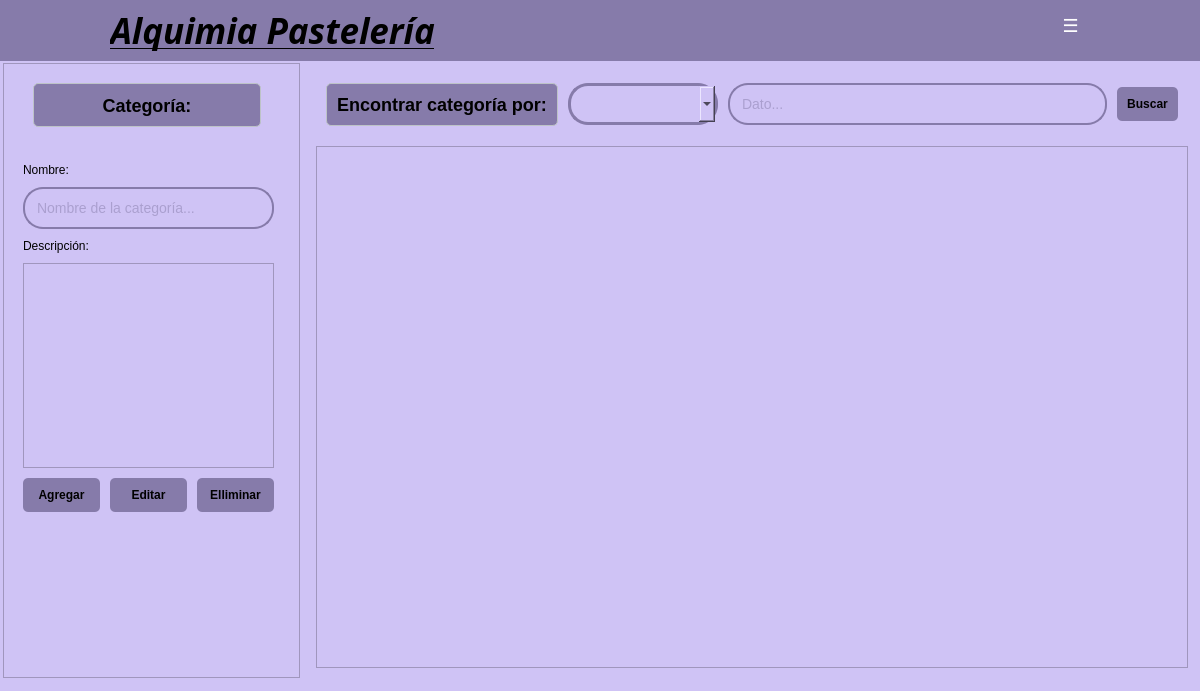
<?xml version="1.0" encoding="UTF-8"?>
<ui version="4.0">
 <class>Form</class>
 <widget class="QWidget" name="Form">
  <property name="geometry">
   <rect>
    <x>0</x>
    <y>0</y>
    <width>1200</width>
    <height>691</height>
   </rect>
  </property>
  <property name="windowTitle">
   <string>Form</string>
  </property>
  <widget class="QWidget" name="widget" native="true">
   <property name="geometry">
    <rect>
     <x>0</x>
     <y>0</y>
     <width>1201</width>
     <height>691</height>
    </rect>
   </property>
   <property name="styleSheet">
    <string notr="true">background-color: #CFC3F5;</string>
   </property>
   <widget class="QWidget" name="horizontalLayoutWidget_2">
    <property name="geometry">
     <rect>
      <x>0</x>
      <y>60</y>
      <width>1201</width>
      <height>621</height>
     </rect>
    </property>
    <layout class="QHBoxLayout" name="horizontalLayout_2" stretch="0,3">
     <property name="spacing">
      <number>6</number>
     </property>
     <property name="leftMargin">
      <number>3</number>
     </property>
     <property name="topMargin">
      <number>3</number>
     </property>
     <property name="rightMargin">
      <number>3</number>
     </property>
     <property name="bottomMargin">
      <number>3</number>
     </property>
     <item>
      <widget class="QFrame" name="frame">
       <property name="sizePolicy">
        <sizepolicy hsizetype="Preferred" vsizetype="Preferred">
         <horstretch>1</horstretch>
         <verstretch>1</verstretch>
        </sizepolicy>
       </property>
       <property name="frameShape">
        <enum>QFrame::StyledPanel</enum>
       </property>
       <property name="frameShadow">
        <enum>QFrame::Raised</enum>
       </property>
       <widget class="QLabel" name="tituloEmpleado">
        <property name="geometry">
         <rect>
          <x>30</x>
          <y>20</y>
          <width>228</width>
          <height>44</height>
         </rect>
        </property>
        <property name="sizePolicy">
         <sizepolicy hsizetype="Fixed" vsizetype="Fixed">
          <horstretch>0</horstretch>
          <verstretch>0</verstretch>
         </sizepolicy>
        </property>
        <property name="styleSheet">
         <string notr="true">QLabel {
    color: #000000;
    font-size: 18px;
    font-weight: bold;
    padding: 10px;
    background-color: #867BAA;
    border-radius: 5px;
    border: 1px solid #bdc3c7;
}</string>
        </property>
        <property name="frameShape">
         <enum>QFrame::NoFrame</enum>
        </property>
        <property name="text">
         <string>Categoría:</string>
        </property>
        <property name="alignment">
         <set>Qt::AlignCenter</set>
        </property>
       </widget>
       <widget class="QWidget" name="verticalLayoutWidget_2">
        <property name="geometry">
         <rect>
          <x>10</x>
          <y>90</y>
          <width>271</width>
          <height>369</height>
         </rect>
        </property>
        <layout class="QVBoxLayout" name="verticalLayout" stretch="0,0,0,0,0">
         <property name="spacing">
          <number>10</number>
         </property>
         <property name="leftMargin">
          <number>10</number>
         </property>
         <property name="topMargin">
          <number>10</number>
         </property>
         <property name="rightMargin">
          <number>10</number>
         </property>
         <property name="bottomMargin">
          <number>10</number>
         </property>
         <item>
          <widget class="QLabel" name="labelNombre">
           <property name="sizePolicy">
            <sizepolicy hsizetype="Expanding" vsizetype="Fixed">
             <horstretch>0</horstretch>
             <verstretch>0</verstretch>
            </sizepolicy>
           </property>
           <property name="styleSheet">
            <string notr="true">color: rgb(0, 0, 0);</string>
           </property>
           <property name="text">
            <string>Nombre:</string>
           </property>
          </widget>
         </item>
         <item>
          <widget class="QLineEdit" name="lineNombre">
           <property name="minimumSize">
            <size>
             <width>40</width>
             <height>0</height>
            </size>
           </property>
           <property name="styleSheet">
            <string notr="true">QLineEdit {
    padding: 10px;
    border: 2px solid #867BAA;
    border-radius: 20px;
    font-size: 14px;
	color: rgb(134, 123, 170);
}</string>
           </property>
           <property name="text">
            <string/>
           </property>
           <property name="placeholderText">
            <string>Nombre de la categoría...</string>
           </property>
          </widget>
         </item>
         <item>
          <widget class="QLabel" name="label">
           <property name="sizePolicy">
            <sizepolicy hsizetype="Expanding" vsizetype="Fixed">
             <horstretch>0</horstretch>
             <verstretch>0</verstretch>
            </sizepolicy>
           </property>
           <property name="styleSheet">
            <string notr="true">color: rgb(0, 0, 0);</string>
           </property>
           <property name="text">
            <string>Descripción:</string>
           </property>
          </widget>
         </item>
         <item>
          <widget class="QTextEdit" name="txtDescripcion"/>
         </item>
         <item>
          <layout class="QHBoxLayout" name="horizontalLayout_3">
           <property name="spacing">
            <number>10</number>
           </property>
           <property name="sizeConstraint">
            <enum>QLayout::SetDefaultConstraint</enum>
           </property>
           <property name="leftMargin">
            <number>0</number>
           </property>
           <property name="topMargin">
            <number>0</number>
           </property>
           <property name="rightMargin">
            <number>0</number>
           </property>
           <property name="bottomMargin">
            <number>0</number>
           </property>
           <item>
            <widget class="QPushButton" name="btnAgregar">
             <property name="styleSheet">
              <string notr="true">QPushButton {
    background-color: #867BAA;
    color: black;
    padding: 10px;
    border: none;
    border-radius: 5px;
    font-weight: bold;
}
QPushButton:hover {
    background-color: #BDB1E2;
}</string>
             </property>
             <property name="text">
              <string>Agregar</string>
             </property>
            </widget>
           </item>
           <item>
            <widget class="QPushButton" name="btnEditar">
             <property name="styleSheet">
              <string notr="true">QPushButton {
    background-color: #867BAA;
    color: black;
    padding: 10px;
    border: none;
    border-radius: 5px;
    font-weight: bold;
}
QPushButton:hover {
    background-color: #BDB1E2;
}</string>
             </property>
             <property name="text">
              <string>Editar</string>
             </property>
            </widget>
           </item>
           <item>
            <widget class="QPushButton" name="btnEliminar">
             <property name="styleSheet">
              <string notr="true">QPushButton {
    background-color: #867BAA;
    color: black;
    padding: 10px;
    border: none;
    border-radius: 5px;
    font-weight: bold;
}
QPushButton:hover {
    background-color: #BDB1E2;
}</string>
             </property>
             <property name="text">
              <string>Elliminar</string>
             </property>
            </widget>
           </item>
          </layout>
         </item>
        </layout>
       </widget>
       <widget class="QLabel" name="labelInformacion">
        <property name="geometry">
         <rect>
          <x>10</x>
          <y>460</y>
          <width>251</width>
          <height>31</height>
         </rect>
        </property>
        <property name="sizePolicy">
         <sizepolicy hsizetype="Expanding" vsizetype="Fixed">
          <horstretch>0</horstretch>
          <verstretch>0</verstretch>
         </sizepolicy>
        </property>
        <property name="styleSheet">
         <string notr="true">color: rgb(0, 0, 0);</string>
        </property>
        <property name="text">
         <string/>
        </property>
       </widget>
      </widget>
     </item>
     <item>
      <layout class="QVBoxLayout" name="verticalLayoutRight_2" stretch="0,0">
       <property name="spacing">
        <number>10</number>
       </property>
       <property name="leftMargin">
        <number>10</number>
       </property>
       <property name="topMargin">
        <number>10</number>
       </property>
       <property name="rightMargin">
        <number>10</number>
       </property>
       <property name="bottomMargin">
        <number>10</number>
       </property>
       <item>
        <layout class="QHBoxLayout" name="horizontalLayout">
         <property name="spacing">
          <number>10</number>
         </property>
         <property name="leftMargin">
          <number>10</number>
         </property>
         <property name="topMargin">
          <number>10</number>
         </property>
         <property name="rightMargin">
          <number>10</number>
         </property>
         <property name="bottomMargin">
          <number>10</number>
         </property>
         <item>
          <widget class="QLabel" name="labelEncontrar">
           <property name="sizePolicy">
            <sizepolicy hsizetype="Fixed" vsizetype="Fixed">
             <horstretch>0</horstretch>
             <verstretch>0</verstretch>
            </sizepolicy>
           </property>
           <property name="styleSheet">
            <string notr="true">QLabel {
    color: #000000;
    font-size: 18px;
    font-weight: bold;
    padding: 10px;
    background-color: #867BAA;
    border-radius: 5px;
    border: 1px solid #bdc3c7;
}</string>
           </property>
           <property name="text">
            <string>Encontrar categoría por:</string>
           </property>
           <property name="alignment">
            <set>Qt::AlignCenter</set>
           </property>
          </widget>
         </item>
         <item>
          <widget class="QComboBox" name="comboCategorias">
           <property name="sizePolicy">
            <sizepolicy hsizetype="Fixed" vsizetype="Fixed">
             <horstretch>0</horstretch>
             <verstretch>0</verstretch>
            </sizepolicy>
           </property>
           <property name="minimumSize">
            <size>
             <width>150</width>
             <height>0</height>
            </size>
           </property>
           <property name="styleSheet">
            <string notr="true">QComboBox {
    padding: 10px;
    border: 3px solid #867BAA;
    border-radius: 20px;
}
</string>
           </property>
          </widget>
         </item>
         <item>
          <widget class="QLineEdit" name="lineDato">
           <property name="minimumSize">
            <size>
             <width>40</width>
             <height>0</height>
            </size>
           </property>
           <property name="styleSheet">
            <string notr="true">QLineEdit {
    padding: 10px;
    border: 2px solid #867BAA;
    border-radius: 20px;
    font-size: 14px;
	color: rgb(134, 123, 170);
}</string>
           </property>
           <property name="placeholderText">
            <string>Dato...</string>
           </property>
          </widget>
         </item>
         <item>
          <widget class="QPushButton" name="btnBuscar">
           <property name="styleSheet">
            <string notr="true">QPushButton {
    background-color: #867BAA;
    color: black;
    padding: 10px;
    border: none;
    border-radius: 5px;
    font-weight: bold;
}
QPushButton:hover {
    background-color: #BDB1E2;
}</string>
           </property>
           <property name="text">
            <string>Buscar</string>
           </property>
          </widget>
         </item>
        </layout>
       </item>
       <item>
        <widget class="QTableView" name="tableView">
         <property name="cursor" stdset="0">
          <cursorShape>PointingHandCursor</cursorShape>
         </property>
         <property name="dragEnabled">
          <bool>false</bool>
         </property>
         <property name="dragDropMode">
          <enum>QAbstractItemView::DragDrop</enum>
         </property>
         <property name="alternatingRowColors">
          <bool>true</bool>
         </property>
         <property name="selectionMode">
          <enum>QAbstractItemView::SingleSelection</enum>
         </property>
         <property name="selectionBehavior">
          <enum>QAbstractItemView::SelectRows</enum>
         </property>
         <property name="horizontalScrollMode">
          <enum>QAbstractItemView::ScrollPerItem</enum>
         </property>
         <property name="sortingEnabled">
          <bool>true</bool>
         </property>
         <attribute name="horizontalHeaderVisible">
          <bool>true</bool>
         </attribute>
         <attribute name="horizontalHeaderCascadingSectionResizes">
          <bool>false</bool>
         </attribute>
         <attribute name="horizontalHeaderMinimumSectionSize">
          <number>100</number>
         </attribute>
         <attribute name="horizontalHeaderDefaultSectionSize">
          <number>165</number>
         </attribute>
         <attribute name="horizontalHeaderShowSortIndicator" stdset="0">
          <bool>false</bool>
         </attribute>
         <attribute name="horizontalHeaderStretchLastSection">
          <bool>false</bool>
         </attribute>
         <attribute name="verticalHeaderCascadingSectionResizes">
          <bool>true</bool>
         </attribute>
         <attribute name="verticalHeaderMinimumSectionSize">
          <number>30</number>
         </attribute>
         <attribute name="verticalHeaderDefaultSectionSize">
          <number>30</number>
         </attribute>
         <attribute name="verticalHeaderShowSortIndicator" stdset="0">
          <bool>false</bool>
         </attribute>
         <attribute name="verticalHeaderStretchLastSection">
          <bool>false</bool>
         </attribute>
        </widget>
       </item>
      </layout>
     </item>
    </layout>
   </widget>
   <widget class="QWidget" name="barraSuperior" native="true">
    <property name="geometry">
     <rect>
      <x>0</x>
      <y>0</y>
      <width>1201</width>
      <height>61</height>
     </rect>
    </property>
    <property name="autoFillBackground">
     <bool>false</bool>
    </property>
    <property name="styleSheet">
     <string notr="true">background-color: #867BAA</string>
    </property>
    <widget class="QLabel" name="tituloInicial">
     <property name="geometry">
      <rect>
       <x>110</x>
       <y>10</y>
       <width>361</width>
       <height>41</height>
      </rect>
     </property>
     <property name="font">
      <font>
       <family>Noto Serif Display SemiCondensed Black</family>
       <pointsize>26</pointsize>
       <weight>75</weight>
       <italic>true</italic>
       <bold>true</bold>
       <underline>true</underline>
       <stylestrategy>PreferDefault</stylestrategy>
      </font>
     </property>
     <property name="styleSheet">
      <string notr="true">color: rgb(0, 0, 0);</string>
     </property>
     <property name="text">
      <string>Alquimia Pastelería</string>
     </property>
    </widget>
    <widget class="QLabel" name="logo">
     <property name="geometry">
      <rect>
       <x>0</x>
       <y>0</y>
       <width>101</width>
       <height>61</height>
      </rect>
     </property>
     <property name="sizePolicy">
      <sizepolicy hsizetype="Maximum" vsizetype="Maximum">
       <horstretch>0</horstretch>
       <verstretch>0</verstretch>
      </sizepolicy>
     </property>
     <property name="frameShape">
      <enum>QFrame::NoFrame</enum>
     </property>
     <property name="text">
      <string/>
     </property>
     <property name="textFormat">
      <enum>Qt::AutoText</enum>
     </property>
     <property name="pixmap">
      <pixmap>../../assets/Iconos/logo.png</pixmap>
     </property>
     <property name="scaledContents">
      <bool>true</bool>
     </property>
     <property name="alignment">
      <set>Qt::AlignCenter</set>
     </property>
     <property name="wordWrap">
      <bool>false</bool>
     </property>
     <property name="indent">
      <number>-1</number>
     </property>
     <property name="openExternalLinks">
      <bool>false</bool>
     </property>
    </widget>
    <widget class="QPushButton" name="btnMenuInicio">
     <property name="geometry">
      <rect>
       <x>1100</x>
       <y>10</y>
       <width>41</width>
       <height>31</height>
      </rect>
     </property>
     <property name="cursor">
      <cursorShape>PointingHandCursor</cursorShape>
     </property>
     <property name="styleSheet">
      <string notr="true">QPushButton {
    background-color: #867BAA;
    color: white;
    border: none;
    border-radius: 5px;
    font-size: 18px;
    font-weight: bold;
}
QPushButton:hover {
    background-color: #BDB1E2;
}</string>
     </property>
     <property name="text">
      <string/>
     </property>
     <property name="icon">
      <iconset>
       <normaloff>../../assets/Iconos/inicio.svg</normaloff>../../assets/Iconos/inicio.svg</iconset>
     </property>
     <property name="iconSize">
      <size>
       <width>28</width>
       <height>28</height>
      </size>
     </property>
    </widget>
    <widget class="QPushButton" name="btnMenu">
     <property name="geometry">
      <rect>
       <x>1050</x>
       <y>10</y>
       <width>41</width>
       <height>31</height>
      </rect>
     </property>
     <property name="font">
      <font>
       <pointsize>-1</pointsize>
       <weight>75</weight>
       <bold>true</bold>
      </font>
     </property>
     <property name="styleSheet">
      <string notr="true">QPushButton {
    background-color: #867BAA;
    color: white;
    border: none;
    border-radius: 5px;
    font-size: 18px;
    font-weight: bold;
}
QPushButton:hover {
    background-color: #BDB1E2;
}</string>
     </property>
     <property name="text">
      <string>☰</string>
     </property>
     <property name="iconSize">
      <size>
       <width>28</width>
       <height>28</height>
      </size>
     </property>
    </widget>
    <widget class="QPushButton" name="btnCerrarSesion">
     <property name="geometry">
      <rect>
       <x>1150</x>
       <y>10</y>
       <width>41</width>
       <height>31</height>
      </rect>
     </property>
     <property name="styleSheet">
      <string notr="true">QPushButton {
    background-color: #867BAA;
    color: white;
    border: none;
    border-radius: 5px;
    font-size: 18px;
    font-weight: bold;
}
QPushButton:hover {
    background-color: #BDB1E2;
}</string>
     </property>
     <property name="text">
      <string/>
     </property>
     <property name="icon">
      <iconset>
       <normaloff>../../assets/Iconos/cerrarSesion.svg</normaloff>../../assets/Iconos/cerrarSesion.svg</iconset>
     </property>
     <property name="iconSize">
      <size>
       <width>28</width>
       <height>28</height>
      </size>
     </property>
    </widget>
   </widget>
  </widget>
 </widget>
 <resources/>
 <connections/>
</ui>
